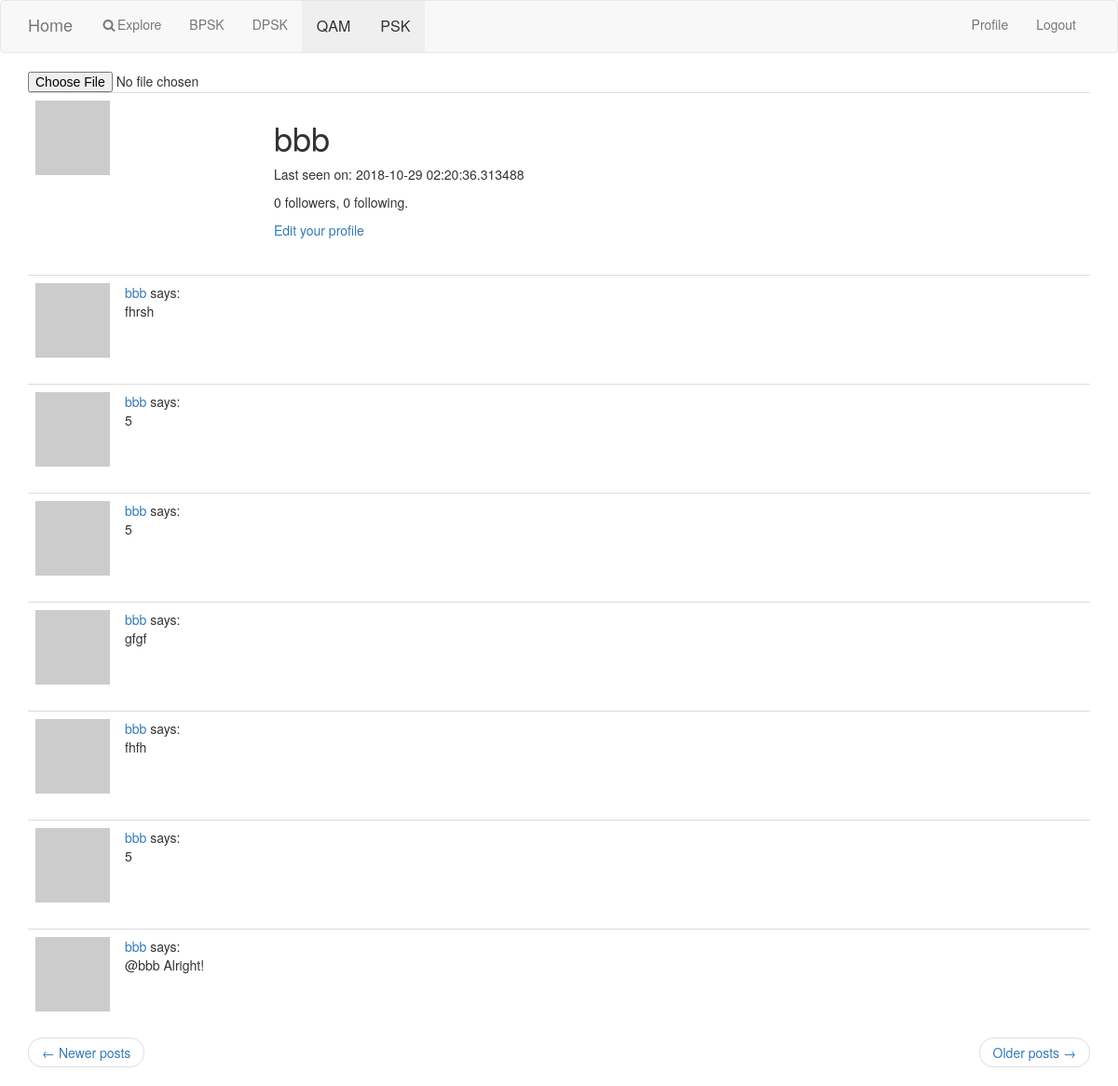
Page /user/bbb?page=2 (signed in) on the committed database.
### app/models.py (models this page shows, shortened)
class User(UserMixin, db.Model):
    id = db.Column(db.Integer, primary_key=True)
    username = db.Column(db.String(64), index=True, unique=True)
    email = db.Column(db.String(120), index=True, unique=True)
    password_hash = db.Column(db.String(128))
    posts = db.relationship('Post', backref='author', lazy='dynamic')
    says = db.relationship('Say', backref='author', lazy='dynamic')
    about_me = db.Column(db.String(140))
    last_seen = db.Column(db.DateTime, default=datetime.utcnow)
    followed = db.relationship(
        'User', secondary=followers,
        primaryjoin=(followers.c.follower_id == id),
        secondaryjoin=(followers.c.followed_id == id),
        backref=db.backref('followers', lazy='dynamic'), lazy='dynamic')
    def avatar(self, size):
        digest = md5(self.email.lower().encode('utf-8')).hexdigest()
        return 'https://www.gravatar.com/avatar/{}?d=identicon&s={}'.format(
            digest, size)

class Say(db.Model):
    id = db.Column(db.Integer, primary_key=True)
    body = db.Column(db.String(140))
    timestamp = db.Column(db.DateTime, index=True, default=datetime.utcnow)
    user_id = db.Column(db.Integer, db.ForeignKey('user.id'))

### app/routes.py (the view)
@app.route('/user/<username>')
@login_required
def user(username):
    user = User.query.filter_by(username=username).first_or_404()
    page = request.args.get('page', 1, type=int)
    says = user.says.order_by(Say.timestamp.desc()).paginate(
        page, app.config['SAYS_PER_PAGE'], False)
    next_url = url_for('user', username=user.username, page=says.next_num) \
        if says.has_next else None
    prev_url = url_for('user', username=user.username, page=says.prev_num) \
        if says.has_prev else None
    return render_template('user.html', user=user, says=says.items,
                           next_url=next_url, prev_url=prev_url)

### app/models.py (called while the page is built)
@login.user_loader
def load_user(id):
    return User.query.get(int(id))

### app/routes.py (called while the page is built)
@app.before_request
def before_request():
    if current_user.is_authenticated:
        current_user.last_seen = datetime.utcnow()
        db.session.commit()
    g.locale = str(get_locale())

### app/templates/user.html (shortened to what this page needs)
{% extends "base.html" %}
{% block app_content %}
    <table class="table table-hover">
        <tr>
            <td width="256px"><img src="{{ user.avatar(256) }}"></td>
            <input type="file" id="user.avatar">
            <td>
                <h1> {{ user.username }}</h1>
                {% if user.last_seen %}<p>Last seen on: {{ user.last_seen }}</p>{% endif %}
                <p>{{ user.followers.count() }} followers, {{ user.followed.count() }} following.</p>
                {% if user == current_user %}
                <p><a href="{{ url_for('edit_profile') }}">Edit your profile</a></p>
                {% elif not current_user.is_following(user) %}
                <p><a href="{{ url_for('follow', username=user.username) }}">Follow</a></p>
                {% else %}
                <p><a href="{{ url_for('unfollow', username=user.username) }}">Unfollow</a></p>
                {% endif %}
            </td>
        </tr>
    </div>
    {% for say in says %}
        {% include '_say.html' %}
    {% endfor %}
    <nav aria-label="...">
        <ul class="pager">
            <li class="previous{% if not prev_url %} disabled{% endif %}">
                <a href="{{ prev_url or '#' }}">
                    <span aria-hidden="true">&larr;</span> Newer posts
                </a>
            </li>
            <li class="next{% if not next_url %} disabled{% endif %}">
                <a href="{{ next_url or '#' }}">
                    Older posts <span aria-hidden="true">&rarr;</span>
                </a>
            </li>
        </ul>
    </nav>
{% endblock %}

### app/templates/_say.html
    <table class="table table-hover">
        <tr>
            <td width="70px">
                <a href="{{ url_for('user', username=say.author.username) }}">
                    <img src="{{ say.author.avatar(70) }}" />
                </a>
            </td>
            <td>
                <a href="{{ url_for('user', username=say.author.username) }}">
                    {{ say.author.username }}
                </a>
                says:
                <br>
                {{ say.body }}
            </td>
        </tr>
    </table>

### rows in the picture
User: username "bbb", last_seen "2018-10-29 02:20:36.313488"
Say: author.username "bbb", body "fhrsh"
Say: author.username "bbb", body "5"
Say: author.username "bbb", body "5"
Say: author.username "bbb", body "gfgf"
Say: author.username "bbb", body "fhfh"
Say: author.username "bbb", body "5"
Say: author.username "bbb", body "@bbb Alright!"

### other values in the picture
{{ user.followers.count() }} "0"
{{ user.followed.count() }} "0"
